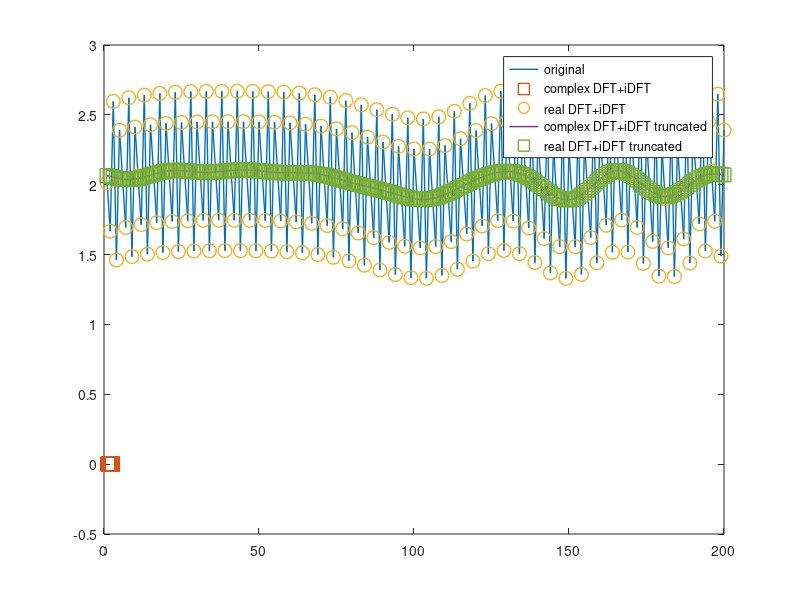
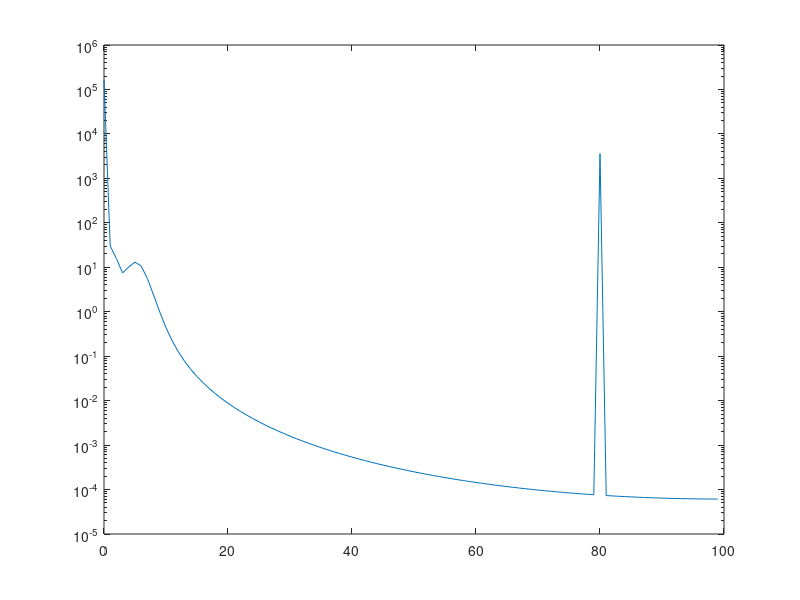

Write the MATLAB code that produced these figures, in order. (Note: this script raises an error after producing the figures.)
% set-up discrete Fourier transforms

% assume a signal (vector) u_i, i=1..N is given (possibly complex), 
% the DFT used here is given by
% u_k = sum_i=0^(N-1) u_i exp(-I*2*pi*k*i/N), k=0..N-1
% where u_k are complex valued coefficients
% this definition is consistent with the Matlab definition
% https://www.mathworks.com/help/matlab/ref/fft.html

% alternatively, one can use k=-N/2..N/2-1 (see e.g. Wikipedia)
% https://en.wikipedia.org/wiki/Discrete_Fourier_transform

% the inverse DFT is given by
% u_i = (1/N) sum_k=0^(N-1) u_k exp(-I*2*pi*k*i/N), i=0..N-1

clearvars
close all

%%
N  = 200; % number of points, assume EVEN
L = 1;
x  = linspace(0,L-L/N,N)';
dx = x(2)-x(1);

I = sqrt(-1);

freq = 1/dx; %sampling frequency should be at least 2*highest frequency in signal
u    = 2 + 0.1*cos(2*pi*5*(x-0.2).^2 + 10*pi/180) + 0.6*sin(2*pi*120*x);
N    = length(x);

%% method 1: use Matlab FFT
% for physical interpretation, one could add scaling of 1/N in the definition of uhat
% if scaling is included it needs to be added also in ifft
u_hat = fft(u,N); 

% inverse transform
u_back = ifft(u_hat,N);

%% method 2: program the DFT matrix Phi and Phi_inv, such that
% u_hat = Phi*u
% and similarly u = Phi_inv*u_hat
phi     = zeros(N,N); 
phi_inv = zeros(N,N);

k   = 0:N-1; % frequency array
% loop over spatial index
for j = 1:N % loop over columns
    i = j-1; % spatial index is from 0..n-1
    phi(:,j) = exp(-I*2*pi*k*i/N);
end

i   = 0:N-1; % spatial index array
% loop over frequencies
for j = 1:N
    k = j-1;
    phi_inv(:,j) = (1/N)*exp(I*2*pi*k*i/N);
end

% for physical interpretation, one could add 1/N in the definition of uhat
% if scaling is included it needs to be added also in ifft
u_hat2  = phi*u;
u_back2 = phi_inv*u_hat2;

% note that phi' = N*phi_inv, where ' is the complex conjugate transpose
% furthermore, phi*phi_inv = phi_inv*phi = I
% and phi*phi' = phi'*phi = N*I

% uhat2 should equal uhat:
max(abs(u_hat2-u_hat))
% uback2 should equal uback
max(abs(u_back2-u_back))

% note the ordering of uhat:
% uhat[1] (k=0): mean of solution
% uhat[2...N/2+1]: positive frequencies
% uhat[N/2+2..N]: negative frequencies
% can use fftshift to change this

% for real data u, we get
% uhat[1]: mean of solution
% uhat[2...N/2+1] = conj(uhat[N/2+2..N])

%% method 3: since we have real data, we can use the real DFT
% the coefficients u_hat will appear as complex conjugates
% note Phi = exp(-I*2*pi*k*i/N) = cos(2*pi*k*i/N) - I*sin(2*pi*k*i/N)
% so 
% u_hat = Phi*u = Phi_Re*u - I*Phi_Im*u
% now u_hat appears in complex conjugates as follows
% u_hat(1): mean, real-valued
% u_hat(2:N/2) : complex 
% u_hat(N/2+1): real
% u_hat(N/2+2:N) : conj of uhat(2:N/2) when put in reverse order, i.e.
% conj(u_hat(end:-1:N/2+2))- u_hat(2:N/2) = 0
% we can therefore just store N/2+1 coefficients so we take only the first
% N/2+1 rows of Phi


% subsequently, we can store the real and imaginary parts of u_hat separately
% we store N/2+2 real part values and N/2-1 imaginary part values

% u_hat = Phi_real*u
% and similarly u = Phi_real_inv*u_hat

phi_real = zeros(N,N);

i  = 0:N-1; % spatial index is from 0..N-1
k1 = 0:N/2; % frequency array for real part
k2 = N/2+1:N-1; % frequency array for im part

% loop over spatial index
for j = 1:length(i)
    phi_real(k1+1,j) = cos(2*pi*k1*i(j)/N);
    phi_real(k2+1,j) = -sin(2*pi*k2*i(j)/N);
end

% the resulting phi_real*u gives coefficients u_real that are not the same
% as u_hat, but related as follows: [real(u_hat(1:N/2+1));imag(u_hat(N/2+2:N))];

% alternatively, we can use a matrix that selects the right modes from the
% original matrix Phi to get Phi_real
phi_real2 = [real(phi(1:N/2+1,:)); imag(phi(N/2+2:N,:))];
max(max(abs(phi_real-phi_real2)))

%%
% the inverse transform is then as follows
% u = Phi_inv * uhat
phi_real_inv = zeros(N,N);

i  = 0:N-1; % spatial index array
k1 = 0:N/2; % frequency array for real part
k2 = N/2+1:N-1; % frequency array for im part

% loop over frequencies
for j = 1:length(k1)
    phi_real_inv(:,j)     = (2/N)*cos(2*pi*k1(j)*i/N);
end
% note! adapt k=0 and k=N/2:
phi_real_inv(:,1)     = phi_real_inv(:,1)/2;
phi_real_inv(:,N/2+1) = phi_real_inv(:,N/2+1)/2;

for j = 1:length(k2)   
    phi_real_inv(:,j+k2(1)) = -(2/N)*sin(2*pi*k2(j)*i/N);
end
u_hat3  = phi_real*u;
u_back3 = phi_real_inv*u_hat3;

max(abs(u_back3-u_back))


%% truncation of phi and phi_real
M = 8;

% truncate the complex exponential form
% index truncation set, simply based on frequency ordering (not on PSD)

ind_trunc = [1:M+1 (N-M+1):N]; 
phi_inv_trunc = phi_inv(:,ind_trunc);
phi_trunc     = phi(ind_trunc,:);
u_hat_trunc   = phi_trunc*u;
u_back_trunc  = phi_inv_trunc*u_hat_trunc;

% truncate the real form
phi_real_inv_trunc = [phi_real_inv(:,1:M+1) phi_real_inv(:,end-M+1:end)];
phi_real_trunc = [phi_real(1:M+1,:); phi_real(end-M+1:end,:)];
u_hat_trunc3  = phi_real_trunc*u;
u_back_trunc3  = phi_real_inv_trunc*u_hat_trunc3;

% we should still have phi*phi_inv = I_M
max(max(abs(phi_real_trunc*phi_real_inv_trunc - eye(2*M+1))))
% but phi_inv*phi does NOT equal I_N
% phi_real_inv_trunc*phi_real_trunc

max(abs(u_back_trunc3 - u_back_trunc))


%% 
figure
plotstyle ={'LineWidth',1,'MarkerSize',10};
plot(u,plotstyle{:})
hold on
plot(u_back,'s',plotstyle{:})
plot(u_back3,'o',plotstyle{:})
plot(real(u_back_trunc),plotstyle{:})
plot(u_back_trunc3,'s',plotstyle{:})

legend('original','complex DFT+iDFT','real DFT+iDFT','complex DFT+iDFT truncated','real DFT+iDFT truncated');

%%
psd  = u_hat.*conj(u_hat); %/(n^2); % n^2 disappears if it we do fft/n

% power in time and in frequency domain (should match)
norm(u)^2/N;
sum(psd);

fVals = freq*(0:N/2-1)/N;
figure
semilogy(fVals,psd(1:N/2))

% select indices with largest PSD by sorting the PSD
[val,ind] = sort(psd,'desc');
%
ind_select = ones(N,1);
% select 2*n_keep indices, where the factor 2 is needed because we need the
% coefficients associated with negative frequencies as well to do the inverse
% transform
n_keep = 3;
ind_select(ind(2*n_keep:end)) = 0;
% set other indices to 0
fhat_new = ind_select.*u_hat;
fnew    = N*ifft(fhat_new,N);

% note: if we want physical meaning out of the Fourier coefficients
% (amplitude, angle) we need to divide by n (and multiply by 2 if we don't
% include the complex conjugates)
ind_keep = ind(1:2*n_keep-1);
f_keep = u_hat(ind_keep);
abs(f_keep);

% the phase angle is more tricky business
% https://www.gaussianwaves.com/2015/11/interpreting-fft-results-obtaining-magnitude-and-phase-information/
%angle(f_keep)
% f2 = f_keep;
% threshold = max(abs(f_keep))/10000; %tolerance threshold
% f2(abs(f_keep)<threshold) = 0; %maskout values that are below the threshold
% phase=atan2(imag(f2),real(f2))*180/pi; %phase information

% get only positive frequencies and mean
ind_pos = 2:2:2*(n_keep-1);
abs(u_hat(1))
abs(u_hat(ind_keep(ind_pos)))*2
f2 = u_hat;
threshold = max(abs(f2))/1e4; %tolerance threshold
f2(abs(f2)<threshold) = 0; %maskout values that are below the threshold
angle(f2(ind_keep(ind_pos)))*180/pi


figure
plot(x,u);
hold on
plot(x,fnew);